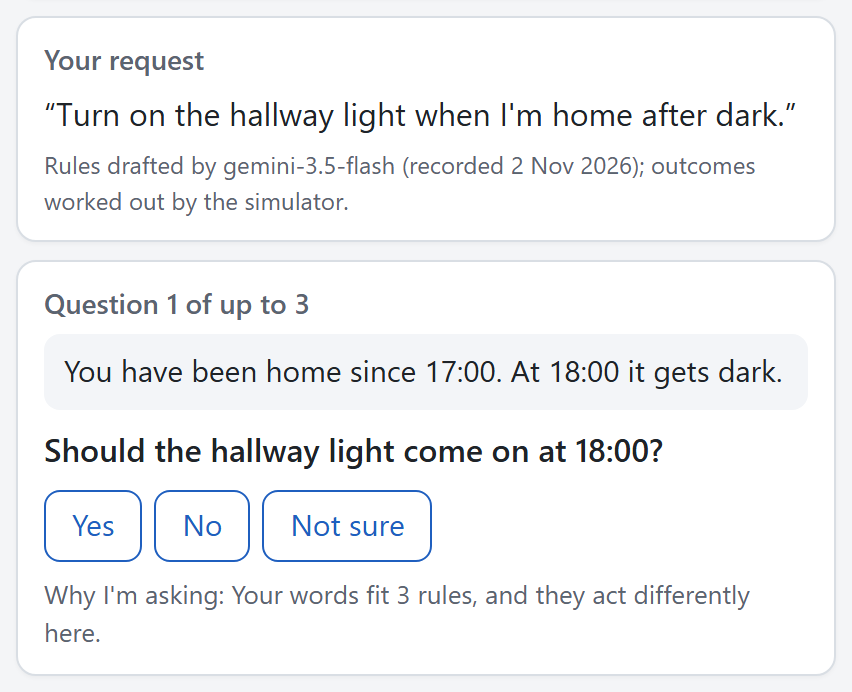
#> input picture docs/screens/s1_1.png, 852 x 692 px
$ python make_storyboards.py
#> lines starting #> are read from the running program, lines starting #| are printed output that depends on the picture
"""Compose the storyboard figures from captured screens: docs/storyboard_<n>.png (and _a, _b halves).

    py -3.11 tools/make_storyboards.py

Every frame is a real screen of the running prototype, captured by tools/capture.mjs. The labels
are short on purpose: who acts and what happens. Explanations belong in the report text.
"""
import sys
from pathlib import Path

from PIL import Image, ImageDraw, ImageFont

ROOT = Path(__file__).resolve().parent.parent
SCREENS = ROOT / "docs" / "screens"
FONTS = Path("C:/Windows/Fonts")

STORIES = {
    "storyboard_1": ("Three readings narrowed, then an error all three share", [
        ("s1_1.png", "Asked where three readings differ"),
        ("s1_2.png", "Yes; where the last two differ"),
        ("s1_3.png", "Yes; then a probe: leaving"),
        ("s1_4.png", "Yes; no reading turns it off"),
        ("s1_5.png", "Adds the rule; reviews it"),
        ("s1_6.png", "Saves; only now is it stored"),
    ]),
    "storyboard_2": ("No, Not sure, then Back to change an answer", [
        ("s2_1.png", "Asked where two readings differ"),
        ("s2_2.png", "No; then a probe: arriving"),
        ("s2_3.png", "Yes; offered an arrival rule"),
        ("s2_4.png", "Adds it; last question: leaving"),
        ("s2_5.png", "Not sure; the gap is stated"),
        ("s2_6.png", "Back, Yes, Add: off rule added"),
    ]),
    "storyboard_3": ("A decline, then one confident reading still checked", [
        ("s3_1.png", "Asks for a door lock: declined"),
        ("s3_2.png", "Edits; probe: dark at home"),
        ("s3_3.png", "Yes; offered a sunset rule"),
        ("s3_4.png", "Adds it; then a probe: leaving"),
        ("s3_5.png", "Yes; offered the off rule"),
        ("s3_6.png", "Adds it; reviews three rules"),
    ]),
}

COL_W, GAP, MARGIN, LABEL_H, TITLE_H = 500, 26, 30, 58, 64
BG, PANEL, INK, MUTED, ACCENT = "#ffffff", "#f4f5f7", "#1f2328", "#57606a", "#1f5fbf"


def font(name, size):
#> called with name = 'segoeuib.ttf', size = 32
    for candidate in (name, "arial.ttf"):
        path = FONTS / candidate
        if path.exists():
            return ImageFont.truetype(str(path), size)
    return ImageFont.load_default()


def compose(name, title, frames, cols=3):
    """One image with every frame (docs/<name>.png), plus one image per row (<name>_a.png, _b.png)
    so the report can place a storyboard across two pages without shrinking it."""
    title_font, label_font, number_font = font("segoeuib.ttf", 32), font("segoeui.ttf", 24), font("segoeuib.ttf", 23)
    images = []
    for file, label in frames:
        im = Image.open(SCREENS / file).convert("RGB")
#> im is the input picture: PIL image 852x692 RGB; mean R, G, B 243.4, 244.3, 245.7
        scale = COL_W / im.width
#> scale = 0.587
        images.append((im.resize((COL_W, round(im.height * scale)), Image.LANCZOS), label))
    rows = [images[i:i + cols] for i in range(0, len(images), cols)]
    width = MARGIN * 2 + cols * COL_W + (cols - 1) * GAP

    def draw_rows(selected, first_number, heading):
#> called with first_number = 1
        heights = [LABEL_H + max(im.height for im, _ in row) for row in selected]
        height = MARGIN + TITLE_H + sum(heights) + GAP * (len(selected) - 1) + MARGIN
        canvas = Image.new("RGB", (width, height), BG)
#> canvas: PIL image 1612x1879 RGB; every value is 255
        draw = ImageDraw.Draw(canvas)
        draw.text((MARGIN, MARGIN), heading, font=title_font, fill=INK)
        y, n = MARGIN + TITLE_H, first_number - 1
        for row, row_h in zip(selected, heights):
            for c, (im, label) in enumerate(row):
                n += 1
                x = MARGIN + c * (COL_W + GAP)
                draw.rounded_rectangle([x, y, x + COL_W, y + row_h], radius=14, fill=PANEL)
                draw.ellipse([x + 10, y + 12, x + 44, y + 46], fill=ACCENT)
                draw.text((x + 27, y + 29), str(n), font=number_font, fill="#ffffff", anchor="mm")
                draw.text((x + 54, y + 29), label, font=label_font, fill=INK, anchor="lm")
                canvas.paste(im, (x, y + LABEL_H))
            y += row_h + GAP
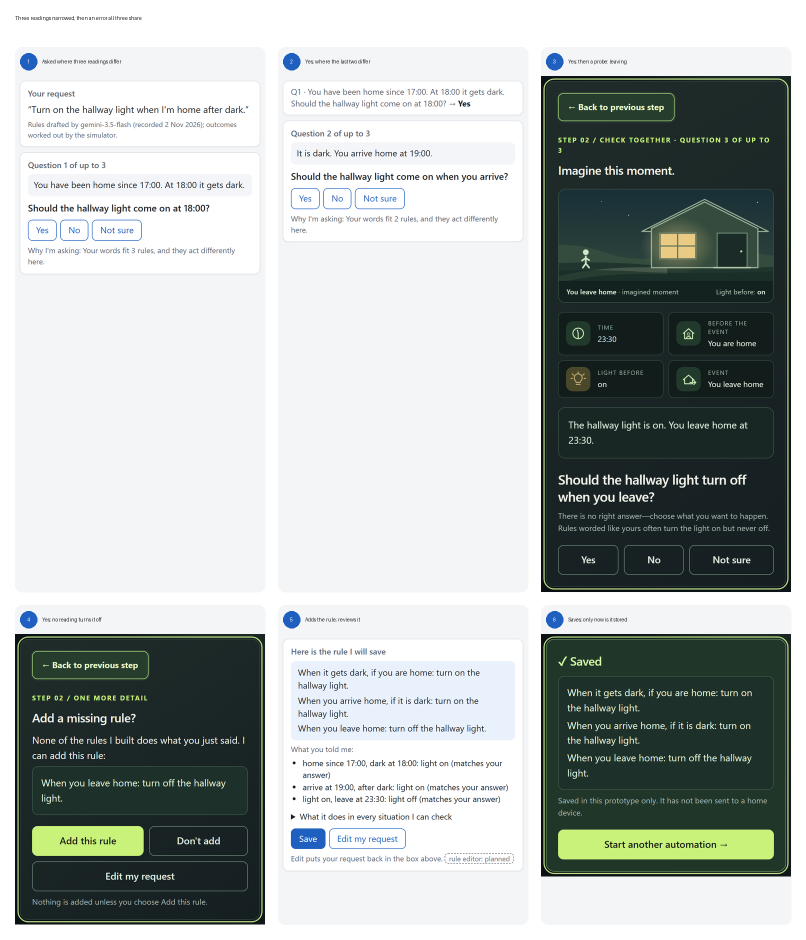
#> canvas: PIL image 1612x1879 RGB (shown at 1/2 size); mean R, G, B 174.8, 180.9, 178.9
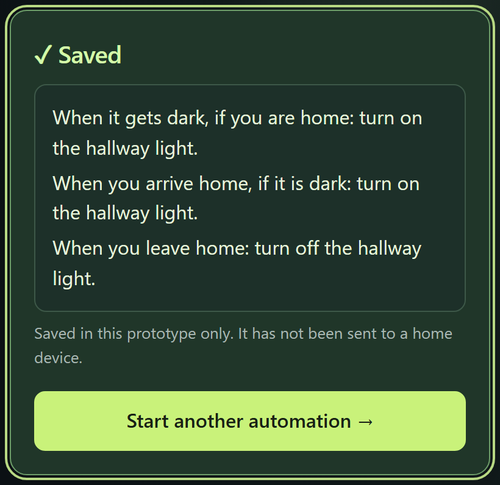
#> im: PIL image 500x485 RGB; mean R, G, B 56.5, 78.7, 55.7
        return canvas

    outputs = [(f"{name}.png", draw_rows(rows, 1, title))]
    for i, row in enumerate(rows):
        part = "ab"[i] if len(rows) <= 2 else str(i + 1)
        first = i * cols + 1
        outputs.append((f"{name}_{part}.png",
                        draw_rows([row], first, f"{title} ({first}–{first + len(row) - 1})")))
    for file, canvas in outputs:
        out = ROOT / "docs" / file
        canvas.save(out, optimize=True)
        print(f"wrote {out.relative_to(ROOT)} ({canvas.width}x{canvas.height})")
#> this loop made 3 passes
#> pass 2, in compose, `canvas.save(out, optimize=True)`:
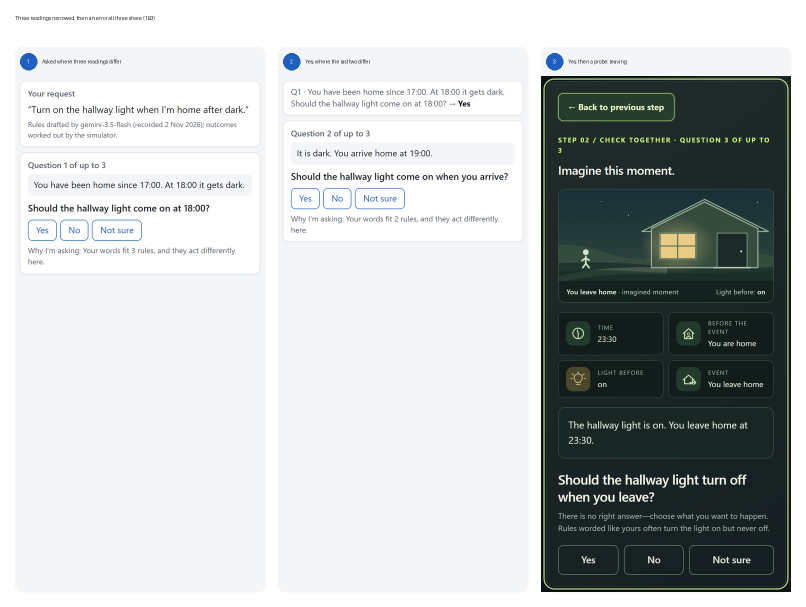
#> saved as storyboard_1_a.png: PIL image 1612x1214 RGB (shown at 1/2 size); mean R, G, B 190.6, 194.8, 194.8


def main():
    only = sys.argv[1] if len(sys.argv) > 1 else None
    for name, (title, frames) in STORIES.items():
        if only and only != name:
            continue
        missing = [f for f, _ in frames if not (SCREENS / f).exists()]
        if missing:
            print(f"skip {name}: missing {', '.join(missing)} (run node tools/capture.mjs --stories first)")
            continue
        compose(name, title, frames)


if __name__ == "__main__":
    main()
